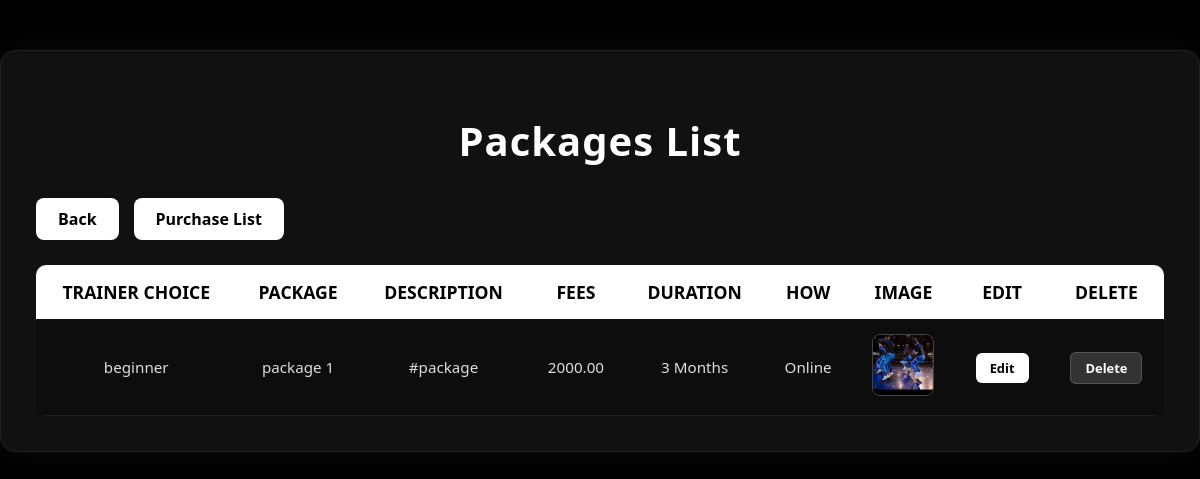
Page /trainerpackagelist/ (signed in) on the committed database.
### danceapp/models.py (models this page shows, shortened)
class DancePackage(models.Model):
    TRAINER_CHOICES = [
        ('beginner', 'Beginner'),
        ('intermediate', 'Intermediate'),
        ('advanced', 'Advanced'),
        ('workshop', 'Workshop'),
    ]
    trainer = models.ForeignKey(Trainer, on_delete=models.CASCADE)
    package_name = models.CharField(max_length=200)
    description = models.TextField(blank=True)
    fees = models.DecimalField(max_digits=10, decimal_places=2)
    duration = models.CharField(max_length=100)
    how = models.CharField(max_length=200)
    type = models.CharField(max_length=50, choices=TRAINER_CHOICES)
    image = models.ImageField(upload_to='packages/', blank=True, null=True)

### danceapp/views.py (the view)
# urls.py: path('trainerpackagelist/',views.trainer_package,name='trainerpackagelist'),
def trainer_package(request):
    trainer_id = request.session.get("trainer_id")
    if not trainer_id:
        return HttpResponse("<script> alert('Id not Found!'); window.location.href='/trainerlogin/'; </script>")
    data = models.DancePackage.objects.filter(trainer_id=trainer_id)
    return render(request, 'trainerpackagelist.html', {'data': data})

### danceapp/templates/trainerpackagelist.html (shortened to what this page needs)
<!DOCTYPE html>
<html lang="en">
<head>
</head>
<body>
<div class="container">
    <h1 class="title">Packages List</h1>
    <div class="top-buttons">
        <a href="/trainerhome/">Back</a>
        <a href="/viewpackagelist/">Purchase List</a>
    </div>
    {% if data %}
    <table>
        <thead>
            <tr>
                <th>Trainer Choice</th>
                <th>Package</th>
                <th>Description</th>
                <th>Fees</th>
                <th>Duration</th>
                <th>How</th>
                <th>Image</th>
                <th>Edit</th>
                <th>Delete</th>
            </tr>
        </thead>
        <tbody>
            {% for user in data %}
            <tr>
                <td>{{ user.type }}</td>
                <td>{{ user.package_name}}</td>
                <td>{{ user.description }}</td>
                <td>{{ user.fees }}</td>
                <td>{{ user.duration }}</td>
                <td>{{ user.how }}</td>
                <td>
                    {% if user.image %}
                        <img src="{{ user.image.url }}" alt="Image">
                    {% else %}
                        No Image
                    {% endif %}
                </td>
                <td>
                    <a href="{% url 'edit_package' user.id %}">Edit</a>
                </td>
                <td>
                    <a href="{% url 'deletepackage' user.id %}">Delete</a>
                </td>
            </tr>
            {% endfor %}
        </tbody>
    </table>
    {% else %}
        <div class="no-users">No Membership Plans Found.</div>
    {% endif %}
</div>
</body>
</html>

### danceapp/templates/trainerpackagelist.html (style rules this page uses)
body { margin: 0; padding: 0; font-family: 'Segoe UI', Tahoma, Geneva, Verdana, sans-serif; background: #000; color: #fff; min-height: 100vh; display: flex; justify-content: center; align-items: flex-start; padding-top: 50px; }
.container { background: #111; width: 95%; max-width: 1200px; padding: 35px; border-radius: 15px; box-shadow: 0 0 30px rgba(255,255,255,0.05); border: 1px solid #222; }
.title { text-align: center; font-size: 2.5em; margin-bottom: 30px; font-weight: bold; letter-spacing: 1px; }
.top-buttons { margin-bottom: 25px; display: flex; gap: 15px; }
.top-buttons a { background: #fff; color: #000; padding: 10px 22px; text-decoration: none; border-radius: 8px; font-weight: 600; transition: 0.3s ease; }
table { width: 100%; border-collapse: collapse; background: #0d0d0d; border-radius: 10px; overflow: hidden; }
thead { background: #fff; color: #000; }
thead th { padding: 15px; font-size: 1.1em; text-transform: uppercase; }
tbody tr { border-bottom: 1px solid #222; transition: 0.3s ease; }
tbody td { padding: 15px; text-align: center; font-size: 0.95em; color: #ddd; }
tbody td img { width: 60px; height: 60px; border-radius: 8px; border: 1px solid #444; object-fit: cover; }
tbody td a { text-decoration: none; padding: 6px 14px; border-radius: 6px; font-size: 0.85em; font-weight: 600; transition: 0.3s ease; }
tbody td a[href*="edit"] { background: #fff; color: #000; }
tbody td a[href*="delete"] { background: #333; color: #fff; border: 1px solid #555; }

### rows in the picture
DancePackage: type "beginner", package_name "package 1", description "#package", fees "2000.00", duration "3 Months", how "Online", image (picture)
